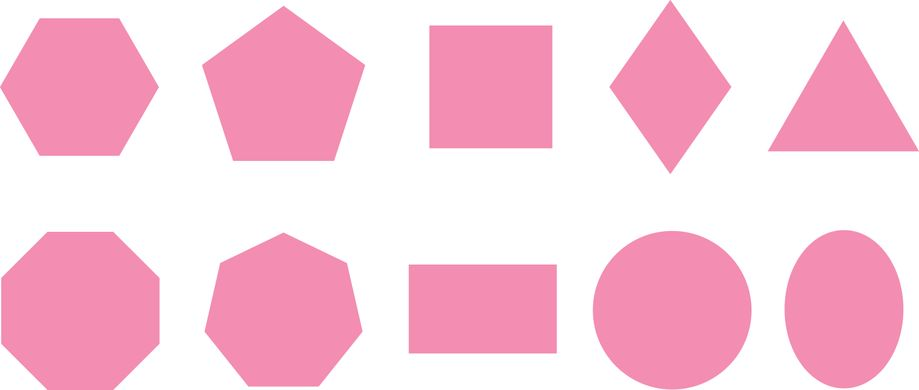
#> input picture Shapes.jpg, 919 x 390 px
$ python try22_cornerDetection.py
#> lines starting #> are read from the running program, lines starting #| are printed output that depends on the picture; after the words box and inside, x2 and y2 are one past the last pixel; in counts of white or black regions, pixels touching at a corner belong together
import cv2
import numpy as np

img = cv2.imread("Shapes.jpg")
#> img is the input picture: shape (390, 919, 3); mean B, G, R 221.4, 205.2, 249.3
img_grey = cv2.cvtColor(img, cv2.COLOR_BGR2GRAY)    # Convert to greyscale to put in function.
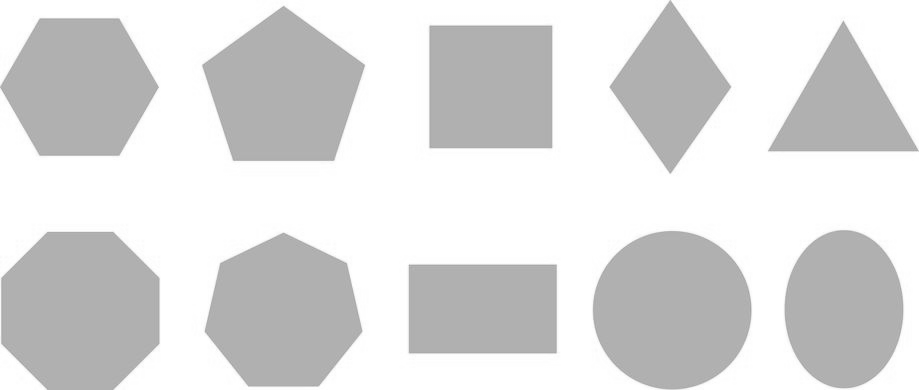
#> img_grey: shape (390, 919); min 158, max 255, mean 220.3

corners = cv2.goodFeaturesToTrack(img_grey, 100, 0.20, 5)
#> corners = 27 rows, first 8: [843, 21], [670, 172], [769, 150], [409, 265], [551, 26], [551, 147], [430, 26], [555, 352]
# Function takes greyscale image as 1st arg, maximum number of corners to be found as 2nd arg.
# 3rd arg is quality (b/w 0 and 1), 4th arg is minimum pixels b/w 2 corners.

corners = np.int0(corners)

for corner in corners:
    a, b = corner.ravel()
    cv2.circle(img, (a, b), 6, (0, 0, 0), -1)
#> this loop made 27 passes
#> (a, b) on passes 1 to 12: (843, 21), (670, 172), (769, 150), (409, 265), (551, 26), (551, 147), (430, 26), (555, 352), (430, 147), (555, 265), (409, 352), (283, 6)
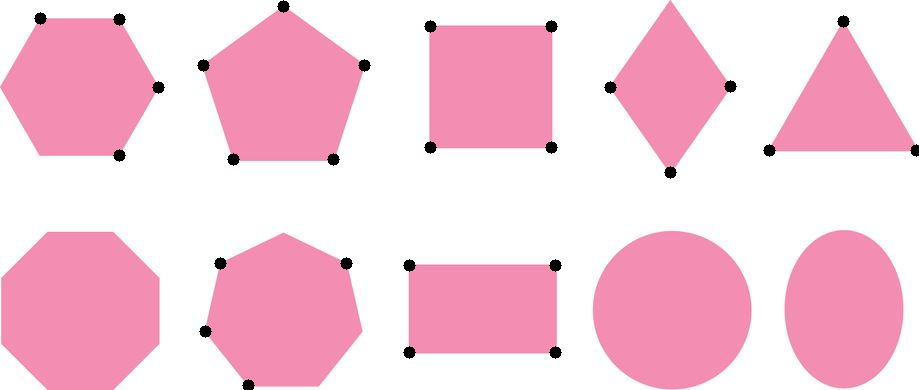
#> img: shape (390, 919, 3); 0.84% of pixels changed, all inside (x1, y1, x2, y2) = (34, 0, 919, 390)

cv2.imshow('Corners', img)
cv2.waitKey(0)
cv2.destroyAllWindows()

$ run again, with Man.jpg copied over Shapes.jpg
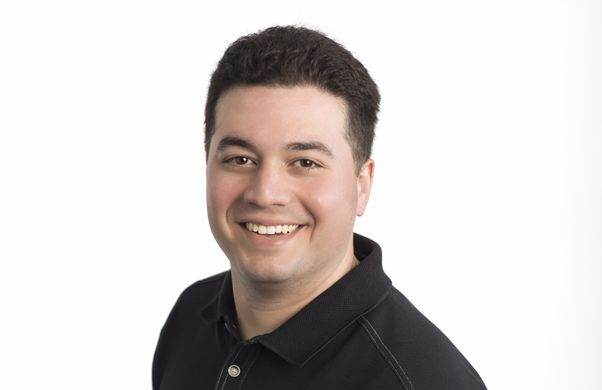
#> input picture Man.jpg, 602 x 390 px
#> img is the input picture: shape (390, 602, 3); mean B, G, R 203.4, 205.4, 210.6
#> `img_grey = cv2.cvtColor(img, cv2.COLOR_BGR2GRAY)`:
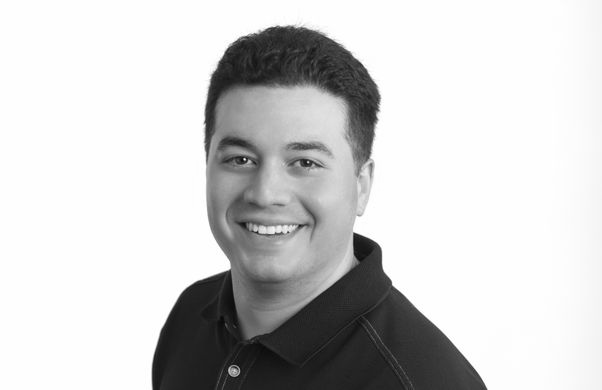
#> img_grey: shape (390, 602); min 9, max 255, mean 206.7
#> corners = [[244, 159], [308, 162], [354, 234], [257, 231], [288, 232], [249, 160], [313, 164], [378, 110], [281, 232], [275, 232], [299, 225]]
#> the loop `for corner in corners:` made 11 passes
#> after the loop `for corner in corners:`:
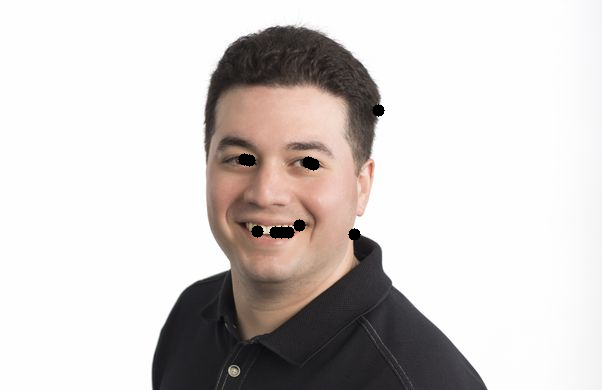
#> img: shape (390, 602, 3); 0.45% of pixels changed, all inside (x1, y1, x2, y2) = (238, 104, 385, 241)
